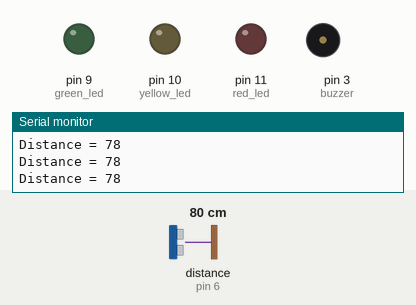
This sketch was run on a simulated Arduino Uno, built with avr-gcc and run on an emulated ATmega328P. Parts: output pins drawn as LEDs (lit = HIGH), buzzer (waves = sounding), the last lines printed to the serial monitor. Wiring (inferred from the names in the program): ultrasonic range finder: trigger pin 7; echo pin 6. The inputs (shaded band) are chosen by the test bench; at power-on: distance to the obstacle (sensor on pin 6) 80 cm. The echo pulse lasts 58.3 µs per cm; pins used as bus, display or sensor lines are not drawn.

Above: at 1.2 s.
1.3 s: distance to the obstacle (sensor on pin 6) set to 22 cm
4.3 s: distance to the obstacle (sensor on pin 6) set to 18 cm
At 5.5 s:
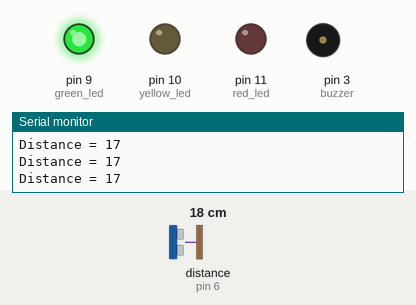
5.8 s: distance to the obstacle (sensor on pin 6) set to 12 cm
7.3 s: distance to the obstacle (sensor on pin 6) set to 9 cm
At 8.7 s:
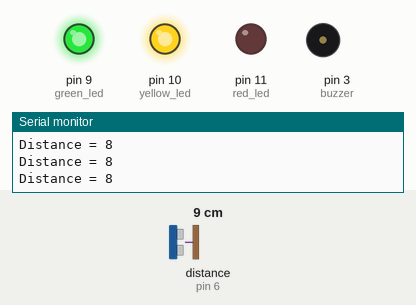
10.3 s: distance to the obstacle (sensor on pin 6) set to 7 cm
13.3 s: distance to the obstacle (sensor on pin 6) set to 4 cm
At 13.9 s:
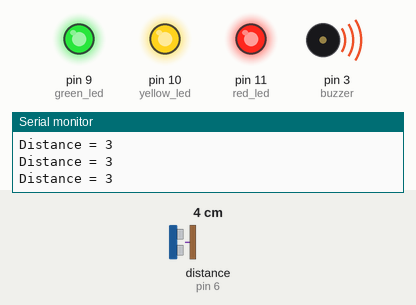
Timing chart, 0 to 15.8 s (numbered marks = the images above; inputs shaded):
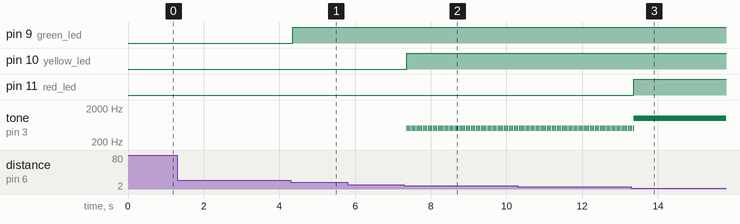

Measured:
- the behaviour switches between 21 and 20 cm on distance to the obstacle (sensor on pin 6) (found by bisection; images 0 and 1)
- the behaviour switches between 11 and 10 cm on distance to the obstacle (sensor on pin 6) (found by bisection; images 1 and 2)
- the behaviour switches between 6 and 5 cm on distance to the obstacle (sensor on pin 6) (found by bisection; images 2 and 3)
- after the input at 4.3 s, pin 9 (green_led): LOW → HIGH after 0.05 s
- after the input at 7.3 s, pin 10 (yellow_led): LOW → HIGH after 0.06 s; tone on pin 3 (buzzer): alternates 500 Hz for 0.01 s and silent for 0.03 s, starting after 0.06 s
- after the input at 13.3 s, pin 11 (red_led): LOW → HIGH after 0.06 s

The sketch:

UltraSonic_Security_System.ino
```cpp
#define Trig_pin 7
#define Echo_pin 6
#define buzzer 3
#define red_led 11
#define yellow_led 10
#define green_led 9
int sound = 500;
long distance_in_cm,duration;
void setup() {
  // put your setup code here, to run once:
pinMode(Trig_pin,OUTPUT);
pinMode(Echo_pin,INPUT);
pinMode(buzzer,OUTPUT);
pinMode(red_led,OUTPUT);
pinMode(yellow_led,OUTPUT);
pinMode(green_led,OUTPUT);
Serial.begin(9600);
}

void loop() {
  // put your main code here, to run repeatedly:
digitalWrite(Trig_pin,LOW);
delayMicroseconds(2);
digitalWrite(Trig_pin,HIGH);
delayMicroseconds(10);
digitalWrite(Trig_pin,LOW);
duration = pulseIn(Echo_pin,HIGH);
distance_in_cm = (duration*.034)/(2);
if(distance_in_cm < 20){
  Serial.print("Distance = ");
  Serial.println(distance_in_cm);
  digitalWrite(green_led,HIGH);
}
else{
  Serial.print("Distance = ");
  Serial.println(distance_in_cm);
  digitalWrite(green_led,LOW);
}
if(distance_in_cm<10){
  Serial.print("Distance = ");
  Serial.println(distance_in_cm);
  digitalWrite(yellow_led,HIGH);
  tone(buzzer,sound);
}
else{
   Serial.print("Distance = ");
  Serial.println(distance_in_cm);
  digitalWrite(yellow_led,LOW);
  noTone(buzzer);
}
if(distance_in_cm<5){
  sound = 1000;
  Serial.print("Distance = ");
  Serial.println(distance_in_cm);
  digitalWrite(red_led,HIGH);
  tone(buzzer,sound);
}
else{
  Serial.print("Distance = ");
  Serial.println(distance_in_cm);
  digitalWrite(red_led,LOW);
  noTone(buzzer);
}
}
```
